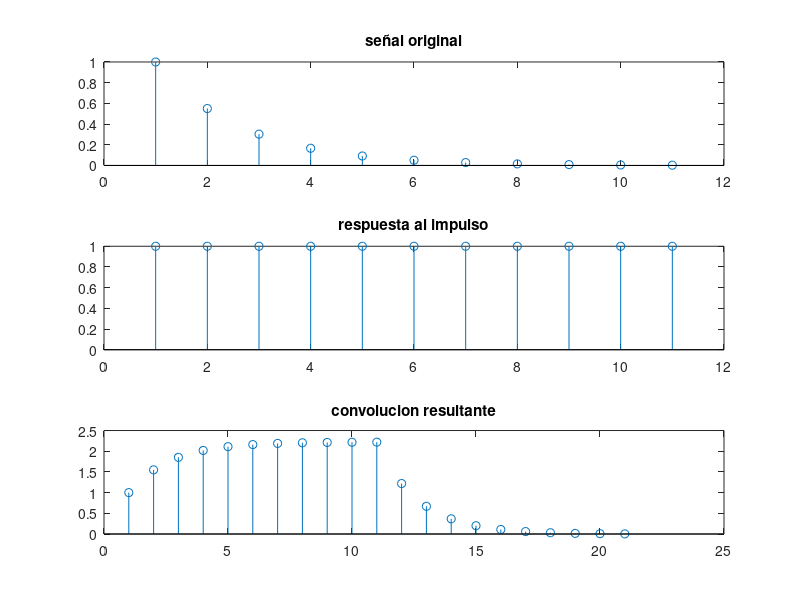

Write MATLAB code to recreate this figure.
n=-3:7;
x=0.55.^(n+3);
h=[1 1 1 1 1 1 1 1 1 1 1];
y=conv(x,h);
subplot(311)
stem(x)
title('señal original')
subplot(312)
stem(h)
title('respuesta al impulso')
subplot(313)
stem(y)
title('convolucion resultante')
